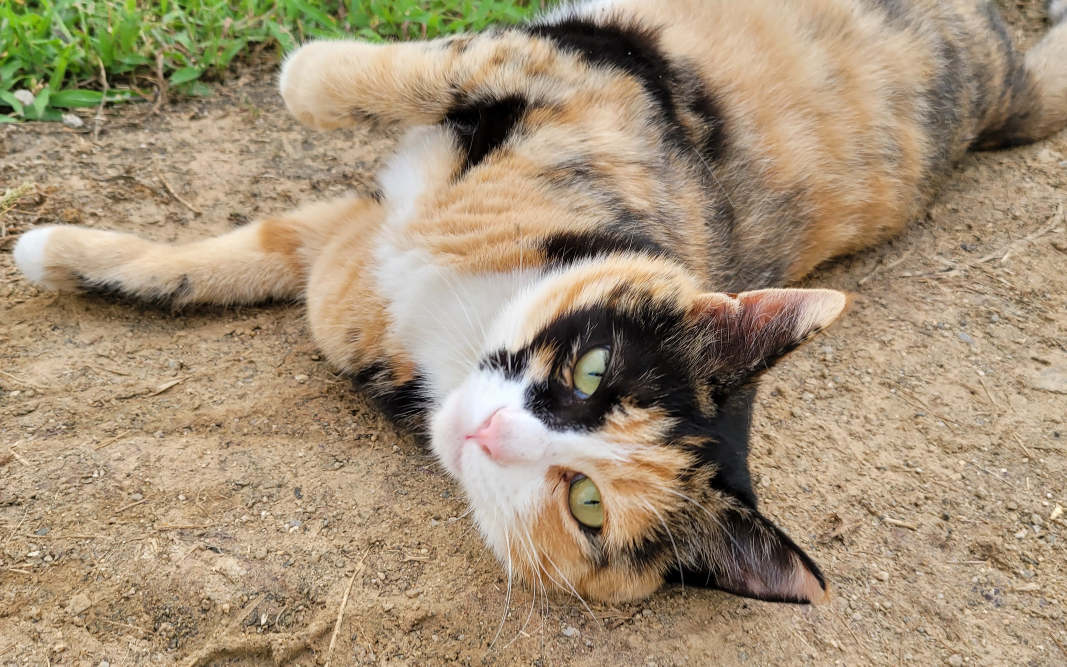
#> input picture HomeWork/cat.jpg, 3200 x 2000 px, given in place of the camera (shown at 1/3 size)
$ python hw2.py   (older library calls are emulated)
#> lines starting #> are read from the running program, lines starting #| are printed output that depends on the picture; after the words box and inside, x2 and y2 are one past the last pixel; in counts of white or black regions, pixels touching at a corner belong together
# import the necessary packages
import argparse
import imutils
import cv2

# construct the argument parse and parse the arguments
ap = argparse.ArgumentParser()
ap.add_argument("-v", "--video", help="path to the (optional) video file")
args = vars(ap.parse_args())

# define the color ranges
colorRanges = [
	((29, 86, 6), (64, 255, 255), "green"),
	((57, 68, 0), (151, 255, 255), "blue")]

# if a video path was not supplied, grab the reference to the webcam
if not args.get("video", False):
	camera = cv2.VideoCapture(0)

# otherwise, grab a reference to the video file
else:
	camera = cv2.VideoCapture(args["video"])


# keep looping
while True:
    # grab the current frame
	(grabbed, frame) = camera.read()
#> frame is the input picture: shape (2000, 3200, 3); mean B, G, R 118, 144.1, 162.7

	# if we are viewing a video and we did not grab a frame, then we have
	# reached the end of the video
	if args.get("video") and not grabbed:
		break

	# resize the frame, blur it, and convert it to the HSV color space
	frame = imutils.resize(frame, width=600)
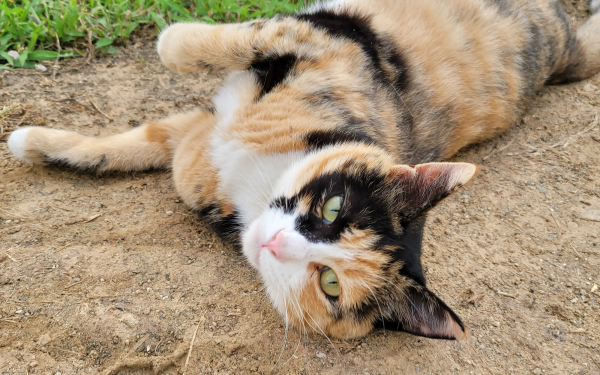
#> frame: shape (375, 600, 3); mean B, G, R 118, 144.1, 162.7
	blurred = cv2.GaussianBlur(frame, (11, 11), 0)
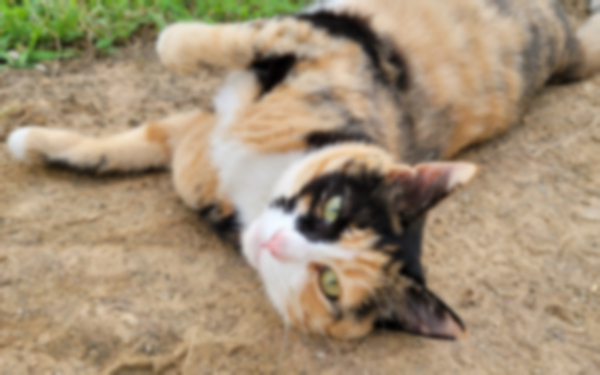
#> blurred: shape (375, 600, 3); mean B, G, R 118, 144.1, 162.7
	hsv = cv2.cvtColor(frame, cv2.COLOR_BGR2HSV)
#> hsv: shape (375, 600, 3); mean H, S, V 21.8, 75.3, 164.3

	# loop over the color ranges
	for (lower, upper, colorName) in colorRanges:
		# construct a mask for all colors in the current HSV range, then
		# perform a series of dilations and erosions to remove any small
		# blobs left in the mask
		mask = cv2.inRange(hsv, lower, upper)
		mask = cv2.erode(mask, None, iterations=2)
		mask = cv2.dilate(mask, None, iterations=2)
# find contours in the mask
		cnts = cv2.findContours(mask.copy(), cv2.RETR_EXTERNAL,	cv2.CHAIN_APPROX_SIMPLE)
		cnts = cnts[0] if imutils.is_cv2() else cnts[1]

		# only proceed if at least one contour was found
		if len(cnts) > 0:
			# find the largest contour in the mask, then use it to compute
			# the minimum enclosing circle and centroid
			c = max(cnts, key=cv2.contourArea)
			((x, y), radius) = cv2.minEnclosingCircle(c)
			M = cv2.moments(c)
			(cX, cY) = (int(M["m10"] / M["m00"]), int(M["m01"] / M["m00"]))

			# only draw the enclosing circle and text if the radious meets
			# a minimum size
			if radius > 10:
				cv2.circle(frame, (int(x), int(y)), int(radius), (0, 255, 255), 2)
				cv2.putText(frame, colorName, (cX, cY), cv2.FONT_HERSHEY_SIMPLEX,
					1.0, (0, 255, 255), 2)
#> this loop made 2 passes
#> (x, y, radius, cX, cY) on pass 1: (39.61, 26.5, 47.65, 38, 27)
#> cnts on pass 2: 0 contours
#> pass 1, `mask = cv2.inRange(hsv, lower, upper)`:
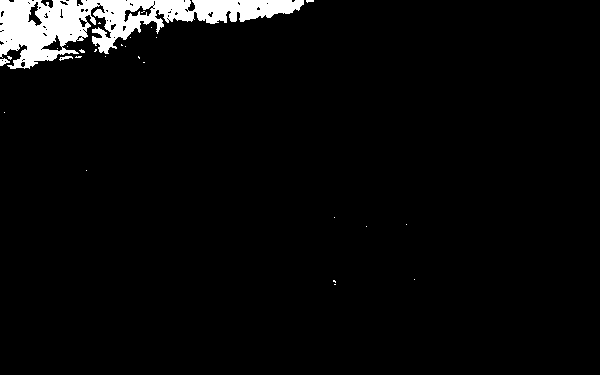
#> mask: shape (375, 600); 4% white; 28 white regions (25 under 20 px), largest, box (x1, y1, x2, y2) and area: (0, 0, 304, 69) 8851, (0, 58, 10, 66) 47, (59, 56, 73, 61) 35
#> pass 1, `mask = cv2.erode(mask, None, iterations=2)`:
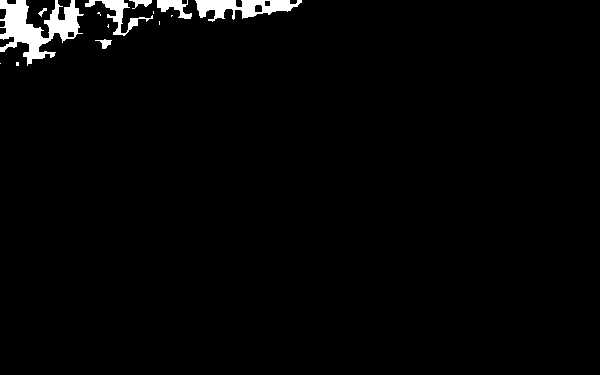
#> mask: shape (375, 600); 2.2% white; 14 white regions (7 under 20 px), largest, box (x1, y1, x2, y2) and area: (0, 0, 84, 66) 2468, (195, 0, 302, 22) 1231, (85, 0, 153, 36) 589
#> pass 1, `mask = cv2.dilate(mask, None, iterations=2)`:
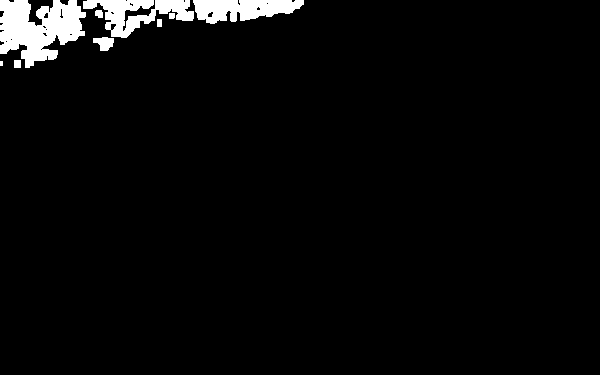
#> mask: shape (375, 600); 3.5% white; 9 white regions (1 under 20 px), largest, box (x1, y1, x2, y2) and area: (0, 0, 86, 68) 3740, (83, 0, 194, 38) 1988, (193, 0, 304, 24) 1821
#> pass 2, `mask = cv2.inRange(hsv, lower, upper)`:
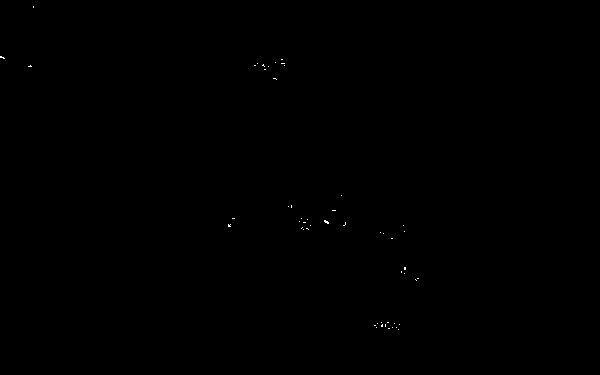
#> mask: shape (375, 600); 0.06% white in thin lines or dots, all inside (x1, y1, x2, y2) = (0, 6, 419, 330)
#> after the loop:
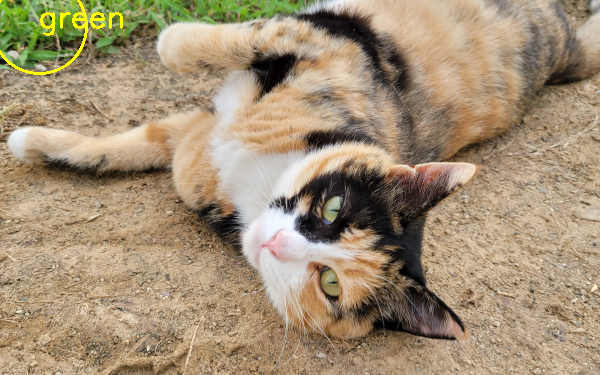
#> frame: shape (375, 600, 3); 0.48% of pixels changed, all inside (x1, y1, x2, y2) = (0, 0, 123, 75)

	# show the frame to our screen
	cv2.imshow("Frame", frame)
	key = cv2.waitKey(1) & 0xFF
#> (key q is pressed here)

	# if the 'q' key is pressed, stop the loop
	if key == ord("q"):
		break

# cleanup the camera and close any open windows
camera.release()
cv2.destroyAllWindows()
cv2.waitKey(1)
